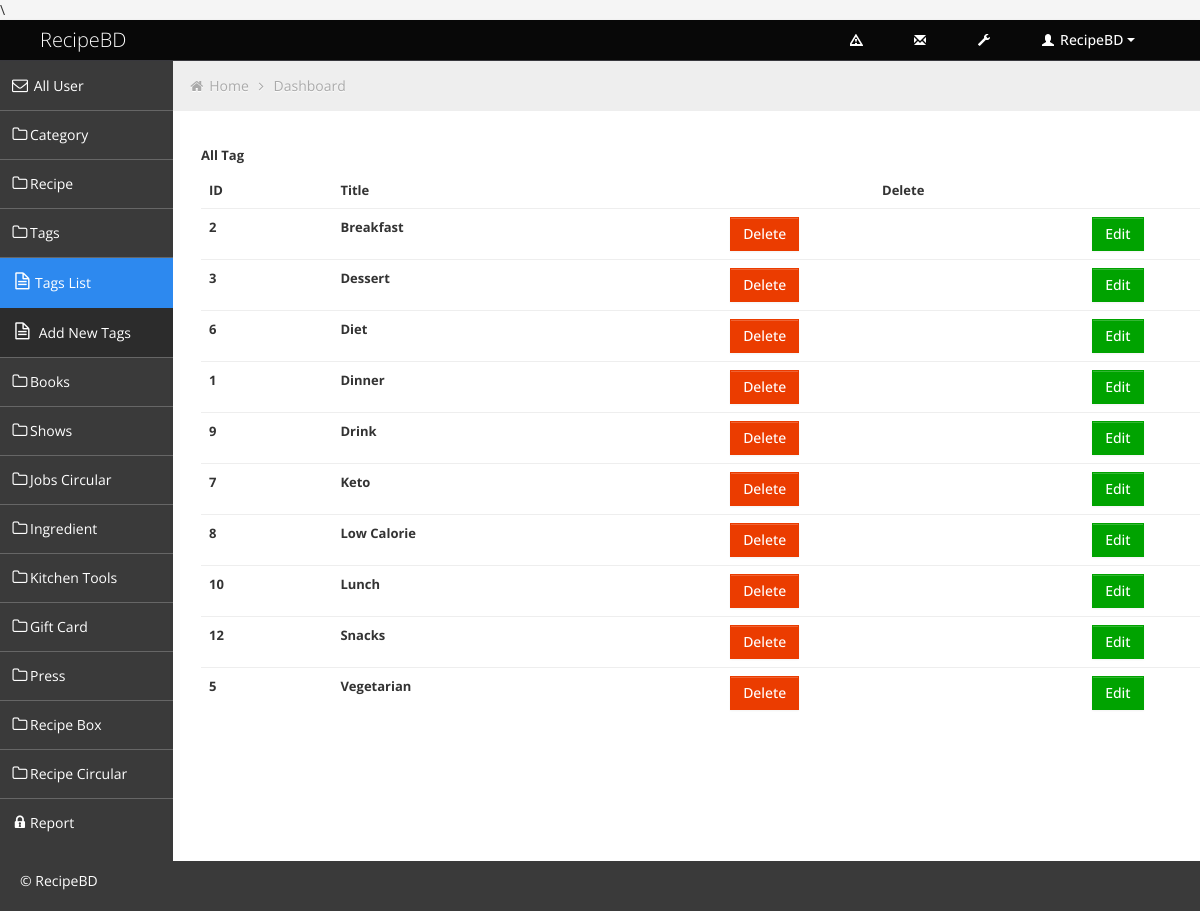
Page /admin/all-tag.php on the committed database.
### tables this page shows
CREATE TABLE `tags` (
  `id` int(100) NOT NULL,
  `tagName` varchar(200) NOT NULL
);

### admin/all-tag.php (the view, shortened to what this page needs)
<?php include('header.php') ?>
	<div class="container-fluid-full">
	<div class="row-fluid">
<?php include('sidebar.php'); ?>
			<div id="content" class="span10">
			<ul class="breadcrumb">
				<li>
					<i class="icon-home"></i>
					<a href="index.html">Home</a>
					<i class="icon-angle-right"></i>
				</li>
				<li><a href="#">Dashboard</a></li>
			</ul>
           <?php include 'db.php' ?>
           <div class="container my-5">
            <h5 class="py-3">All Tag</h5>
            <div class="container">
                <table class="table bg-white " style="font-size: 13px;">
                <thead class="bg-white">
                    <tr>
                        <th scope="col">ID </th>
                        <th scope="col">Title</th>
                        <th scope="col" style="text-align:center;">Delete</th>
                        <th scope="col" style="text-align:center;">Edit</th>
                    </tr>
                </thead>
                <tbody class="text-secondary bg-light">
                    <?php
                    $recipe_query ="SELECT * FROM tags";
                    $run_recipe_query =mysqli_query($conn,$recipe_query);
                while($all_recipe = mysqli_fetch_assoc($run_recipe_query))
                {?>
                <tr>
                    <td style="font-weight:bold"><?php echo $all_recipe['id'] ?></td>
                    <td style="font-weight:bold"><?php echo $all_recipe['tagName'] ?></td>
                    <td class="text-center"><?php
                        echo"<a href='delete_tag.php?id=$all_recipe[id]' class=' btn btn-danger'>Delete</a>";
                            ?>
                    </td>
                    <td class="text-center"><?php
                        echo"<a href='edit-tag.php?id=$all_recipe[id]' class=' btn btn-success'>Edit</a>";
                            ?>
                    </td>
                </tr>
                <?php   } ?>
                </tbody>
            </table>
            </div>
            </div>
			</div>
	</div>
	</div>
<?php include('footer.php'); ?>

### admin/css/style.css (style rules this page uses)
body { background: #F5F5F5; color: #333; border: none; font-family: 'Open Sans', sans-serif; font-weight: 400; }
h5 { font-size: 13px; line-height: 13px; }
#content { background: #ffffff; filter: none; min-height: 100%; padding: 20px 20px; position: relative; }
.breadcrumb { margin: -28px -28px 28px -28px; line-height: 34px; background: #eee; border: 0px; color: #aaa; -webkit-box-shadow: none; -moz-box-shadow: none; box-shadow: none; -webkit-border-radius: 0px; -moz-border-radius: 0px; border-radius: 0px; }
.breadcrumb a { color: #aaa; text-shadow: 0px 1px 1px #fff; }
.btn { display: inline-block; padding: 6px 12px; margin-bottom: 0; font-size: 14px; font-weight: 500; line-height: 20px; text-align: center; white-space: nowrap; vertical-align: middle; cursor: pointer; border: 1px solid #a7a9aa; -webkit-border-radius: 0px !important; border-radius: 0px !important; }
.btn { color: #ffffff; background-color: #a7a9aa; border-color: #a7a9aa; background-image: none; filter: none; text-shadow: none; }
.btn-danger { background-color: #EB3C00; border-color: #EB3C00; }
.btn-success { background-color: #00A300; border-color: #00A300; }
.table th, .table td { border-top: 1px solid #eee; }

### admin/css/style-responsive.css (style rules this page uses)
@media (min-width: 1200px) { .container-fluid-full { overflow: hidden; position: relative; height: 100%; } }
@media (min-width: 1200px) { #content { width: 85.578%; padding: 28px; margin: 0px 0px; margin-left: 14.422% !important; } }

### admin/css/halflings.css (style rules this page uses)
html, html .halflings { -webkit-font-smoothing: antialiased !important; }

### rows in the picture
tags: id "2", tagName "Breakfast"
tags: id "3", tagName "Dessert"
tags: id "6", tagName "Diet"
tags: id "1", tagName "Dinner"
tags: id "9", tagName "Drink"
tags: id "7", tagName "Keto"
tags: id "8", tagName "Low Calorie"
tags: id "10", tagName "Lunch"
tags: id "12", tagName "Snacks"
tags: id "5", tagName "Vegetarian"
